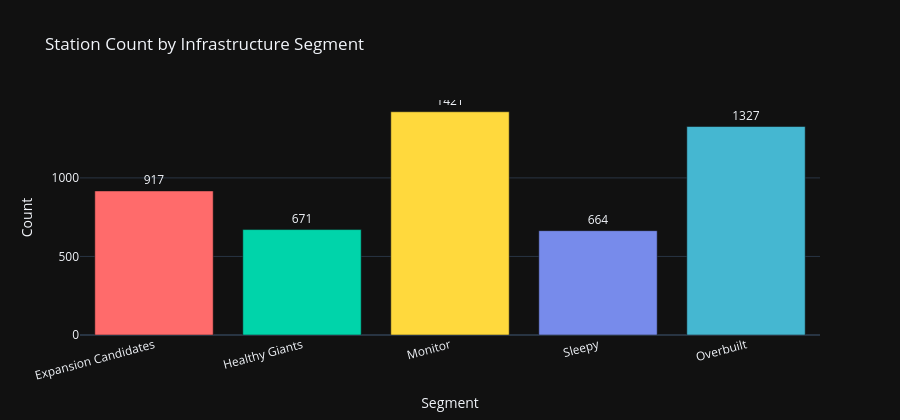

Source (notebook cell):
### Markdown cell above
---
# 🛠️ Page 4 — Infrastructure Action Plan
Decision-support segmentation and gap-score prioritization

> **Gap Score** is an analytical prioritization indicator — NOT a guaranteed ROI or investment metric.

### Code cell
# ── Station Count by Segment ──

seg_order = ["Expansion Candidates", "Healthy Giants", "Monitor", "Sleepy", "Overbuilt"]
seg_colors = {
    "Expansion Candidates": "#FF6B6B", "Healthy Giants": "#00D4AA",
    "Monitor": "#FFD93D", "Sleepy": "#778BEB", "Overbuilt": "#45B7D1",
}

seg_counts = (
    df["Segment"].value_counts()
    .reindex(seg_order, fill_value=0)
    .reset_index()
)
seg_counts.columns = ["Segment", "Count"]

fig = px.bar(
    seg_counts, x="Segment", y="Count", color="Segment",
    color_discrete_map=seg_colors, text="Count",
    title="Station Count by Infrastructure Segment"
)
fig.update_traces(textposition="outside")
fig.update_layout(showlegend=False, height=420, xaxis_tickangle=-15)
fig.show()

### Figure 1 — Plotly figure (JSON) as saved in the notebook; plotly's stock layout.template omitted (floating-point values rounded to 4 significant figures)
{"data": [{"hovertemplate": "Segment=%{x}<br>Count=%{text}<extra></extra>", "legendgroup": "Expansion Candidates", "marker": {"color": "#FF6B6B", "pattern": {"shape": ""}}, "name": "Expansion Candidates", "orientation": "v", "showlegend": true, "text": [917.0], "textposition": "outside", "type": "bar", "x": ["Expansion Candidates"], "xaxis": "x", "y": [917], "yaxis": "y"}, {"hovertemplate": "Segment=%{x}<br>Count=%{text}<extra></extra>", "legendgroup": "Healthy Giants", "marker": {"color": "#00D4AA", "pattern": {"shape": ""}}, "name": "Healthy Giants", "orientation": "v", "showlegend": true, "text": [671.0], "textposition": "outside", "type": "bar", "x": ["Healthy Giants"], "xaxis": "x", "y": [671], "yaxis": "y"}, {"hovertemplate": "Segment=%{x}<br>Count=%{text}<extra></extra>", "legendgroup": "Monitor", "marker": {"color": "#FFD93D", "pattern": {"shape": ""}}, "name": "Monitor", "orientation": "v", "showlegend": true, "text": [1421.0], "textposition": "outside", "type": "bar", "x": ["Monitor"], "xaxis": "x", "y": [1421], "yaxis": "y"}, {"hovertemplate": "Segment=%{x}<br>Count=%{text}<extra></extra>", "legendgroup": "Sleepy", "marker": {"color": "#778BEB", "pattern": {"shape": ""}}, "name": "Sleepy", "orientation": "v", "showlegend": true, "text": [664.0], "textposition": "outside", "type": "bar", "x": ["Sleepy"], "xaxis": "x", "y": [664], "yaxis": "y"}, {"hovertemplate": "Segment=%{x}<br>Count=%{text}<extra></extra>", "legendgroup": "Overbuilt", "marker": {"color": "#45B7D1", "pattern": {"shape": ""}}, "name": "Overbuilt", "orientation": "v", "showlegend": true, "text": [1327.0], "textposition": "outside", "type": "bar", "x": ["Overbuilt"], "xaxis": "x", "y": [1327], "yaxis": "y"}], "layout": {"barmode": "relative", "height": 420, "legend": {"title": {"text": "Segment"}, "tracegroupgap": 0}, "showlegend": false, "title": {"text": "Station Count by Infrastructure Segment"}, "xaxis": {"anchor": "y", "categoryarray": ["Expansion Candidates", "Healthy Giants", "Monitor", "Sleepy", "Overbuilt"], "categoryorder": "array", "domain": [0, 1], "tickangle": -15, "title": {"text": "Segment"}}, "yaxis": {"anchor": "x", "domain": [0, 1], "title": {"text": "Count"}}}}
